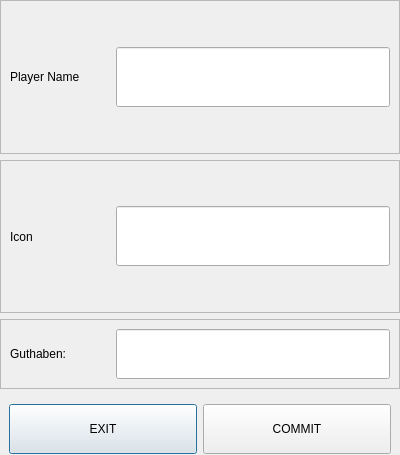
<?xml version="1.0" encoding="UTF-8"?>
<ui version="4.0">
 <class>Dialog</class>
 <widget class="QDialog" name="Dialog">
  <property name="geometry">
   <rect>
    <x>0</x>
    <y>0</y>
    <width>400</width>
    <height>455</height>
   </rect>
  </property>
  <property name="windowTitle">
   <string>Dialog</string>
  </property>
  <layout class="QGridLayout" name="gridLayout">
   <property name="leftMargin">
    <number>0</number>
   </property>
   <property name="topMargin">
    <number>0</number>
   </property>
   <property name="rightMargin">
    <number>0</number>
   </property>
   <property name="bottomMargin">
    <number>0</number>
   </property>
   <item row="0" column="0">
    <layout class="QVBoxLayout" name="verticalLayout">
     <property name="spacing">
      <number>6</number>
     </property>
     <property name="leftMargin">
      <number>0</number>
     </property>
     <property name="topMargin">
      <number>0</number>
     </property>
     <property name="rightMargin">
      <number>0</number>
     </property>
     <property name="bottomMargin">
      <number>0</number>
     </property>
     <item>
      <widget class="QFrame" name="frame_2">
       <property name="maximumSize">
        <size>
         <width>16777215</width>
         <height>16777215</height>
        </size>
       </property>
       <property name="frameShape">
        <enum>QFrame::StyledPanel</enum>
       </property>
       <property name="frameShadow">
        <enum>QFrame::Raised</enum>
       </property>
       <layout class="QHBoxLayout" name="horizontalLayout_3">
        <item>
         <widget class="QLabel" name="label_3">
          <property name="minimumSize">
           <size>
            <width>100</width>
            <height>0</height>
           </size>
          </property>
          <property name="text">
           <string>Player Name</string>
          </property>
         </widget>
        </item>
        <item>
         <widget class="QLineEdit" name="lnedit_playerName">
          <property name="sizePolicy">
           <sizepolicy hsizetype="MinimumExpanding" vsizetype="MinimumExpanding">
            <horstretch>0</horstretch>
            <verstretch>0</verstretch>
           </sizepolicy>
          </property>
          <property name="minimumSize">
           <size>
            <width>0</width>
            <height>50</height>
           </size>
          </property>
          <property name="maximumSize">
           <size>
            <width>16777215</width>
            <height>60</height>
           </size>
          </property>
          <property name="text">
           <string/>
          </property>
          <property name="alignment">
           <set>Qt::AlignCenter</set>
          </property>
         </widget>
        </item>
       </layout>
      </widget>
     </item>
     <item>
      <widget class="QFrame" name="frame_3">
       <property name="frameShape">
        <enum>QFrame::StyledPanel</enum>
       </property>
       <property name="frameShadow">
        <enum>QFrame::Raised</enum>
       </property>
       <layout class="QHBoxLayout" name="horizontalLayout_4">
        <item>
         <widget class="QLabel" name="label_2">
          <property name="minimumSize">
           <size>
            <width>100</width>
            <height>0</height>
           </size>
          </property>
          <property name="text">
           <string>Icon</string>
          </property>
         </widget>
        </item>
        <item>
         <widget class="QLineEdit" name="lnedit_icon">
          <property name="sizePolicy">
           <sizepolicy hsizetype="MinimumExpanding" vsizetype="MinimumExpanding">
            <horstretch>0</horstretch>
            <verstretch>0</verstretch>
           </sizepolicy>
          </property>
          <property name="minimumSize">
           <size>
            <width>0</width>
            <height>50</height>
           </size>
          </property>
          <property name="maximumSize">
           <size>
            <width>16777215</width>
            <height>60</height>
           </size>
          </property>
          <property name="text">
           <string/>
          </property>
          <property name="alignment">
           <set>Qt::AlignCenter</set>
          </property>
         </widget>
        </item>
       </layout>
      </widget>
     </item>
     <item>
      <widget class="QFrame" name="frame">
       <property name="sizePolicy">
        <sizepolicy hsizetype="MinimumExpanding" vsizetype="Fixed">
         <horstretch>0</horstretch>
         <verstretch>0</verstretch>
        </sizepolicy>
       </property>
       <property name="maximumSize">
        <size>
         <width>16777215</width>
         <height>16777215</height>
        </size>
       </property>
       <property name="frameShape">
        <enum>QFrame::StyledPanel</enum>
       </property>
       <property name="frameShadow">
        <enum>QFrame::Raised</enum>
       </property>
       <layout class="QHBoxLayout" name="horizontalLayout_2">
        <item>
         <widget class="QLabel" name="label">
          <property name="minimumSize">
           <size>
            <width>100</width>
            <height>0</height>
           </size>
          </property>
          <property name="text">
           <string>Guthaben:</string>
          </property>
         </widget>
        </item>
        <item>
         <widget class="QLineEdit" name="lnedit_budget">
          <property name="sizePolicy">
           <sizepolicy hsizetype="MinimumExpanding" vsizetype="MinimumExpanding">
            <horstretch>0</horstretch>
            <verstretch>0</verstretch>
           </sizepolicy>
          </property>
          <property name="minimumSize">
           <size>
            <width>0</width>
            <height>50</height>
           </size>
          </property>
          <property name="maximumSize">
           <size>
            <width>16777215</width>
            <height>60</height>
           </size>
          </property>
          <property name="text">
           <string/>
          </property>
          <property name="alignment">
           <set>Qt::AlignCenter</set>
          </property>
         </widget>
        </item>
       </layout>
      </widget>
     </item>
     <item>
      <widget class="QWidget" name="wdg_buttonContainer" native="true">
       <property name="minimumSize">
        <size>
         <width>0</width>
         <height>50</height>
        </size>
       </property>
       <property name="maximumSize">
        <size>
         <width>16777215</width>
         <height>60</height>
        </size>
       </property>
       <layout class="QHBoxLayout" name="horizontalLayout">
        <item>
         <widget class="QPushButton" name="btn_exitNewPlayer">
          <property name="sizePolicy">
           <sizepolicy hsizetype="MinimumExpanding" vsizetype="Fixed">
            <horstretch>0</horstretch>
            <verstretch>0</verstretch>
           </sizepolicy>
          </property>
          <property name="minimumSize">
           <size>
            <width>0</width>
            <height>50</height>
           </size>
          </property>
          <property name="maximumSize">
           <size>
            <width>16777215</width>
            <height>60</height>
           </size>
          </property>
          <property name="cursor">
           <cursorShape>PointingHandCursor</cursorShape>
          </property>
          <property name="text">
           <string>EXIT</string>
          </property>
         </widget>
        </item>
        <item>
         <widget class="QPushButton" name="btn_commitNewPlayer">
          <property name="sizePolicy">
           <sizepolicy hsizetype="MinimumExpanding" vsizetype="Fixed">
            <horstretch>0</horstretch>
            <verstretch>0</verstretch>
           </sizepolicy>
          </property>
          <property name="minimumSize">
           <size>
            <width>0</width>
            <height>50</height>
           </size>
          </property>
          <property name="maximumSize">
           <size>
            <width>16777215</width>
            <height>60</height>
           </size>
          </property>
          <property name="cursor">
           <cursorShape>PointingHandCursor</cursorShape>
          </property>
          <property name="text">
           <string>COMMIT</string>
          </property>
         </widget>
        </item>
       </layout>
      </widget>
     </item>
    </layout>
   </item>
  </layout>
 </widget>
 <resources/>
 <connections/>
</ui>
